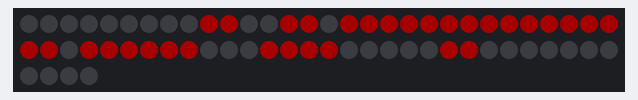
Simulated run of this sketch. Board: ESP32. On the bench: 64 RGB LEDs in strip order, left to right, continuing on the next row. Dim RGB values are drawn brighter than linear.

Above: at 0.15 s.
At 1.28 s:
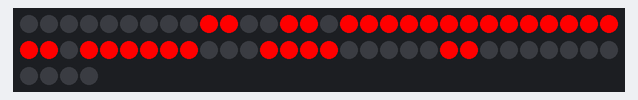

The sketch:

PruebaLeds_1.ino
```cpp
#include <Adafruit_NeoPixel.h>

#define PIN_LED 33
#define NUM_LEDS 64

Adafruit_NeoPixel matriz(NUM_LEDS, PIN_LED, NEO_GRB + NEO_KHZ800);

bool serpentina = true;

int ledXY(int x, int y) {
  if (x < 0 || x >= 8 || y < 0 || y >= 8) return -1;

  if (serpentina && (y % 2 == 1)) {
    return y * 8 + (7 - x);
  }

  return y * 8 + x;
}

void pixel(int x, int y, uint32_t color) {
  int i = ledXY(x, y);
  if (i >= 0) matriz.setPixelColor(i, color);
}

void dibujarCorazon(uint8_t brillo) {
  matriz.clear();

  uint32_t rojo = matriz.Color(brillo, 0, 0);

  // Fila 1
  pixel(1, 1, rojo);
  pixel(2, 1, rojo);
  pixel(5, 1, rojo);
  pixel(6, 1, rojo);

  // Fila 2
  pixel(0, 2, rojo);
  pixel(1, 2, rojo);
  pixel(2, 2, rojo);
  pixel(3, 2, rojo);
  pixel(4, 2, rojo);
  pixel(5, 2, rojo);
  pixel(6, 2, rojo);
  pixel(7, 2, rojo);

  // Fila 3
  pixel(0, 3, rojo);
  pixel(1, 3, rojo);
  pixel(2, 3, rojo);
  pixel(3, 3, rojo);
  pixel(4, 3, rojo);
  pixel(5, 3, rojo);
  pixel(6, 3, rojo);
  pixel(7, 3, rojo);

  // Fila 4
  pixel(1, 4, rojo);
  pixel(2, 4, rojo);
  pixel(3, 4, rojo);
  pixel(4, 4, rojo);
  pixel(5, 4, rojo);
  pixel(6, 4, rojo);

  // Fila 5
  pixel(2, 5, rojo);
  pixel(3, 5, rojo);
  pixel(4, 5, rojo);
  pixel(5, 5, rojo);

  // Fila 6
  pixel(3, 6, rojo);
  pixel(4, 6, rojo);

  matriz.show();
}

void setup() {
  matriz.begin();
  matriz.clear();
  matriz.show();
}

void loop() {

  // Latido: sube brillo
  for (int b = 40; b <= 255; b += 10) {
    dibujarCorazon(b);
    delay(20);
  }

  // Baja rápido
  for (int b = 255; b >= 80; b -= 12) {
    dibujarCorazon(b);
    delay(20);
  }

  delay(100);

  // Segundo latido
  for (int b = 80; b <= 255; b += 15) {
    dibujarCorazon(b);
    delay(15);
  }

  for (int b = 255; b >= 40; b -= 10) {
    dibujarCorazon(b);
    delay(20);
  }

  delay(600);
}
```
